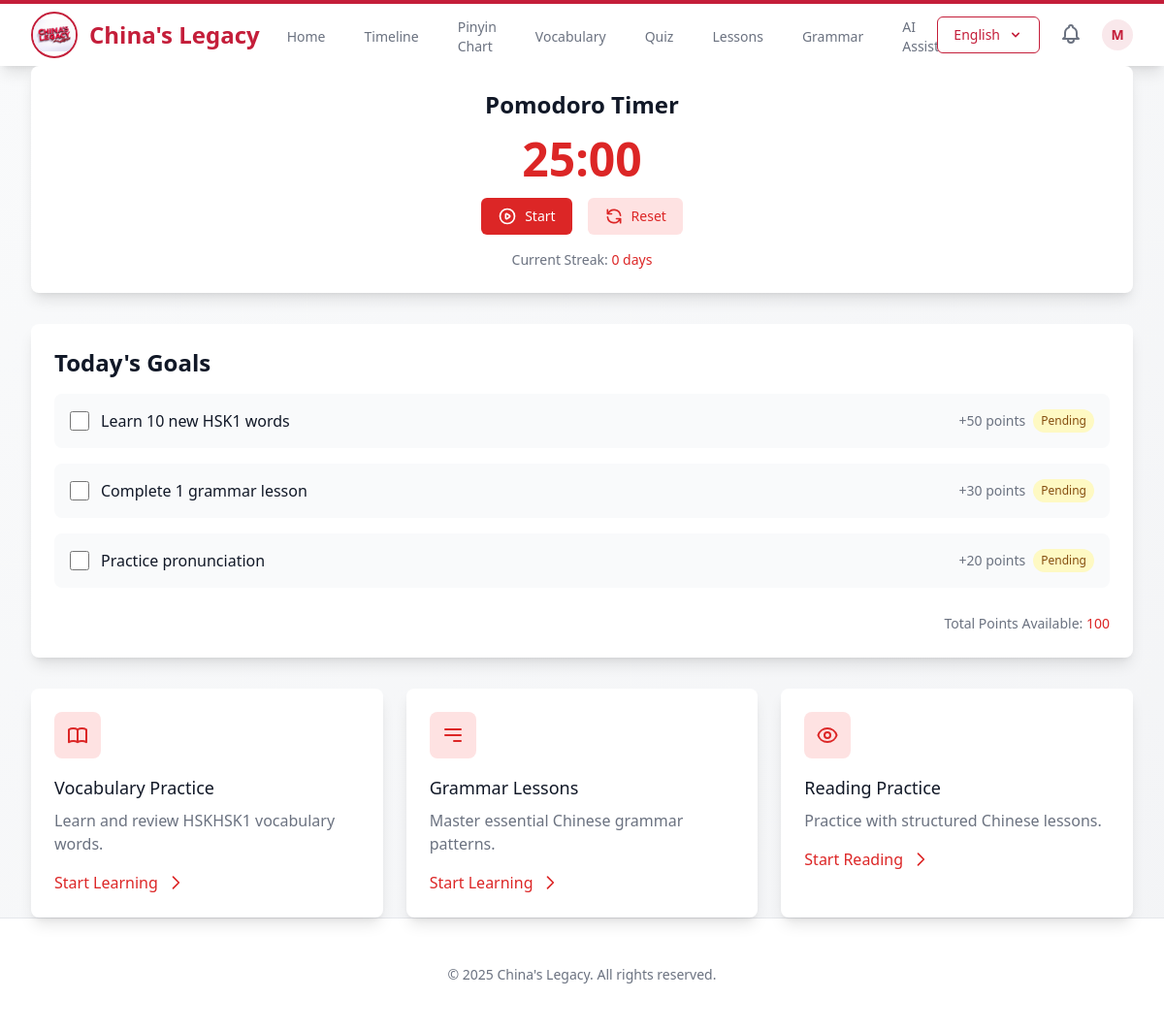
The app's page /tasks/ (signed in) with its own data.
### user_auth/models.py (models this page shows, shortened)
class CustomUser(AbstractUser):
    PROFICIENCY_LEVELS = [
        ('HSK1', 'HSK Level 1'),
        ('HSK2', 'HSK Level 2'),
        ('HSK3', 'HSK Level 3'),
        ('HSK4', 'HSK Level 4'),
        ('HSK5', 'HSK Level 5'),
        ('HSK6', 'HSK Level 6'),
    ]
    full_name = models.CharField(max_length=255, blank=True)
    age = models.IntegerField(validators=[MinValueValidator(5), MaxValueValidator(120)], null=True, blank=True)
    institute = models.CharField(max_length=255, blank=True)
    nationality = models.CharField(max_length=100, blank=True)
    batch = models.CharField(max_length=50, blank=True, help_text='e.g., 2020-2024')
    student_id = models.CharField(max_length=50, blank=True, unique=True, null=True)
    university_field = models.CharField(max_length=100, blank=True, help_text='e.g., Computer Science, Business, etc.')
    phone = models.CharField(max_length=20, blank=True)
    profile_picture = models.ImageField(upload_to='profile_pictures/', null=True, blank=True)
    bio = models.TextField(max_length=500, blank=True)
    current_hsk_level = models.CharField(max_length=4, choices=PROFICIENCY_LEVELS, default='HSK1')
    learning_streak = models.IntegerField(default=0)
    last_activity_date = models.DateField(null=True, blank=True)
    points = models.IntegerField(default=0)
    completed_lessons = models.IntegerField(default=0)
    class Meta:
        verbose_name = 'User'
        verbose_name_plural = 'Users'

### main_core/views.py (the view)
# urls.py: path('tasks/', views.tasks_home, name='tasks_home'),
@login_required
def tasks_home(request):
    return render(request, 'main_core/tasks_home.html')

### templates/main_core/tasks_home.html (shortened to what this page needs)
{% extends 'base.html' %}
{% block content %}
<div class="max-w-7xl mx-auto px-4 sm:px-6 lg:px-8">
    <div class="bg-white rounded-lg shadow-lg p-6 mb-8">
        <div class="text-center">
            <h2 class="text-2xl font-bold text-gray-900">Pomodoro Timer</h2>
            <div class="mt-4 text-5xl font-bold text-red-600" id="timer">25:00</div>
            <div class="mt-4 flex justify-center space-x-4">
                <button id="startTimer" class="inline-flex items-center px-4 py-2 border border-transparent text-sm font-medium rounded-md text-white bg-red-600 hover:bg-red-700">
                    Start
                </button>
                <button id="resetTimer" class="inline-flex items-center px-4 py-2 border border-transparent text-sm font-medium rounded-md text-red-600 bg-red-100 hover:bg-red-200">
                    <svg class="h-5 w-5 mr-2" fill="none" stroke="currentColor" viewBox="0 0 24 24">
                        <path stroke-linecap="round" stroke-linejoin="round" stroke-width="2" d="M4 4v5h.582m15.356 2A8.001 8.001 0 004.582 9m0 0H9m11 11v-5h-.581m0 0a8.003 8.003 0 01-15.357-2m15.357 2H15"/>
                    </svg>
                    Reset
                </button>
            </div>
            <div class="mt-4 text-sm text-gray-500">
                Current Streak: <span class="font-medium text-red-600">{{ user.learning_streak }} days</span>
            </div>
        </div>
    </div>
    <div class="bg-white rounded-lg shadow-lg p-6 mb-8">
        <h2 class="text-2xl font-bold text-gray-900 mb-4">Today's Goals</h2>
        <div class="space-y-4">
            <div class="flex items-center justify-between p-4 bg-gray-50 rounded-lg">
                <div class="flex items-center">
                    <input type="checkbox" id="goal1" class="h-5 w-5 text-red-600 rounded border-gray-300 focus:ring-red-500">
                    <label for="goal1" class="ml-3 text-gray-900">Learn 10 new {{ user.current_hsk_level }} words</label>
                </div>
                <div class="flex items-center">
                    <span class="text-sm text-gray-500 mr-2">+50 points</span>
                    <span class="px-2 py-1 text-xs font-medium rounded-full bg-yellow-100 text-yellow-800">Pending</span>
                </div>
            </div>
            <div class="flex items-center justify-between p-4 bg-gray-50 rounded-lg">
                <div class="flex items-center">
                    <input type="checkbox" id="goal2" class="h-5 w-5 text-red-600 rounded border-gray-300 focus:ring-red-500">
                    <label for="goal2" class="ml-3 text-gray-900">Complete 1 grammar lesson</label>
                </div>
                <div class="flex items-center">
                    <span class="text-sm text-gray-500 mr-2">+30 points</span>
                    <span class="px-2 py-1 text-xs font-medium rounded-full bg-yellow-100 text-yellow-800">Pending</span>
                </div>
            </div>
            <div class="flex items-center justify-between p-4 bg-gray-50 rounded-lg">
                <div class="flex items-center">
                    <input type="checkbox" id="goal3" class="h-5 w-5 text-red-600 rounded border-gray-300 focus:ring-red-500">
                    <label for="goal3" class="ml-3 text-gray-900">Practice pronunciation</label>
                </div>
                <div class="flex items-center">
                    <span class="text-sm text-gray-500 mr-2">+20 points</span>
                    <span class="px-2 py-1 text-xs font-medium rounded-full bg-yellow-100 text-yellow-800">Pending</span>
                </div>
            </div>
        </div>
        <div class="mt-6 text-right">
            <span class="text-sm text-gray-500">Total Points Available: <span class="font-medium text-red-600">100</span></span>
        </div>
    </div>
    <div class="grid grid-cols-1 gap-6 sm:grid-cols-2 lg:grid-cols-3">
        <div class="bg-white overflow-hidden shadow-lg rounded-lg hover:shadow-xl transition-shadow duration-300">
            <div class="p-6">
                <div class="flex items-center justify-center w-12 h-12 bg-red-100 rounded-lg mb-4">
                </div>
                <h3 class="text-lg font-medium text-gray-900 mb-2">Vocabulary Practice</h3>
                <p class="text-gray-500 mb-4">Learn and review HSK{{ user.current_hsk_level }} vocabulary words.</p>
                <a href="{% url 'mandarin_vocab:vocab_home' %}" class="inline-flex items-center text-red-600 hover:text-red-700">
                    Start Learning
                    <svg class="ml-2 h-5 w-5" fill="none" stroke="currentColor" viewBox="0 0 24 24">
                        <path stroke-linecap="round" stroke-linejoin="round" stroke-width="2" d="M9 5l7 7-7 7"/>
                    </svg>
                </a>
            </div>
        </div>
        <div class="bg-white overflow-hidden shadow-lg rounded-lg hover:shadow-xl transition-shadow duration-300">
            <div class="p-6">
                <div class="flex items-center justify-center w-12 h-12 bg-red-100 rounded-lg mb-4">
                    <svg class="h-6 w-6 text-red-600" fill="none" stroke="currentColor" viewBox="0 0 24 24">
                        <path stroke-linecap="round" stroke-linejoin="round" stroke-width="2" d="M4 6h16M4 12h16m-7 6h7"/>
                    </svg>
                </div>
                <h3 class="text-lg font-medium text-gray-900 mb-2">Grammar Lessons</h3>
                <p class="text-gray-500 mb-4">Master essential Chinese grammar patterns.</p>
                <a href="{% url 'main_core:grammar_home' %}" class="inline-flex items-center text-red-600 hover:text-red-700">
                    Start Learning
                    <svg class="ml-2 h-5 w-5" fill="none" stroke="currentColor" viewBox="0 0 24 24">
                        <path stroke-linecap="round" stroke-linejoin="round" stroke-width="2" d="M9 5l7 7-7 7"/>
                    </svg>
                </a>
            </div>
        </div>
        <div class="bg-white overflow-hidden shadow-lg rounded-lg hover:shadow-xl transition-shadow duration-300">
            <div class="p-6">
                <div class="flex items-center justify-center w-12 h-12 bg-red-100 rounded-lg mb-4">
                </div>
                <h3 class="text-lg font-medium text-gray-900 mb-2">Reading Practice</h3>
                <p class="text-gray-500 mb-4">Practice with structured Chinese lessons.</p>
                <a href="{% url 'main_core:lessons_home' %}" class="inline-flex items-center text-red-600 hover:text-red-700">
                    Start Reading
                    <svg class="ml-2 h-5 w-5" fill="none" stroke="currentColor" viewBox="0 0 24 24">
                        <path stroke-linecap="round" stroke-linejoin="round" stroke-width="2" d="M9 5l7 7-7 7"/>
                    </svg>
                </a>
            </div>
        </div>
    </div>
</div>
{% endblock %}

### templates/base.html (shortened to what this page needs)
{% load static %}
{% load translation_tags %}
<!DOCTYPE html>
<html lang="{{ LANGUAGE|default:'en' }}">
<head>
    <script src="https://cdn.tailwindcss.com"></script>
</head>
<body class="bg-gradient-to-br from-gray-50 to-gray-100 min-h-screen">
    <nav class="bg-white shadow-lg border-t-4 border-chinese-red" x-data="{ mobileMenuOpen: false }">
        <div class="max-w-7xl mx-auto px-4 sm:px-6 lg:px-8">
            <div class="flex justify-between h-16">
                <div class="flex">
                    <div class="flex-shrink-0 flex items-center">
                        <a href="{% url 'main_core:home' %}" class="flex items-center space-x-3 hover:opacity-90 transition-opacity">
                            <img src="{% static 'images/logo.jpg' %}" alt="China's Legacy Logo" class="h-12 w-12 object-contain rounded-full border-2 border-chinese-red">
                            <span class="text-2xl font-bold text-chinese-red">China's Legacy</span>
                        </a>
                    </div>
                    <div class="hidden sm:ml-6 sm:flex sm:space-x-8">
                        <a href="{% url 'main_core:home' %}"
                           class="nav-link {% if request.resolver_match.url_name == 'home' %}active text-chinese-ink{% else %}text-gray-500 hover:text-chinese-ink{% endif %} inline-flex items-center px-1 pt-1 text-sm font-medium">
                            {% trans 'home' %}
                        </a>
                        <a href="{% url 'main_core:timeline_home' %}"
                           class="nav-link {% if request.resolver_match.url_name == 'timeline_home' %}active text-chinese-ink{% else %}text-gray-500 hover:text-chinese-ink{% endif %} inline-flex items-center px-1 pt-1 text-sm font-medium">
                            {% trans 'timeline' %}
                        </a>
                        <a href="{% url 'main_core:home' %}#pinyin-chart"
                           class="nav-link text-gray-500 hover:text-chinese-ink inline-flex items-center px-1 pt-1 text-sm font-medium scroll-smooth">
                            Pinyin Chart
                        </a>
                        <a href="{% url 'mandarin_vocab:vocab_home' %}"
                           class="nav-link {% if request.resolver_match.app_name == 'mandarin_vocab' %}active text-chinese-ink{% else %}text-gray-500 hover:text-chinese-ink{% endif %} inline-flex items-center px-1 pt-1 text-sm font-medium">
                            {% trans 'vocabulary' %}
                        </a>
                        <a href="{% url 'main_core:quiz_home' %}"
                           class="nav-link {% if request.resolver_match.url_name == 'quiz_home' %}active text-chinese-ink{% else %}text-gray-500 hover:text-chinese-ink{% endif %} inline-flex items-center px-1 pt-1 text-sm font-medium">
                            {% trans 'quiz' %}
                        </a>
                        <a href="{% url 'main_core:lessons_home' %}"
                           class="nav-link {% if request.resolver_match.url_name == 'lessons_home' %}active text-chinese-ink{% else %}text-gray-500 hover:text-chinese-ink{% endif %} inline-flex items-center px-1 pt-1 text-sm font-medium">
                            {% trans 'lessons' %}
                        </a>
                        <a href="{% url 'main_core:grammar_home' %}"
                           class="nav-link {% if request.resolver_match.url_name == 'grammar_home' %}active text-chinese-ink{% else %}text-gray-500 hover:text-chinese-ink{% endif %} inline-flex items-center px-1 pt-1 text-sm font-medium">
                            {% trans 'grammar' %}
                        </a>
                        {% if user.is_authenticated %}
                        <a href="{% url 'main_core:ai_assistant' %}"
                           class="nav-link {% if request.resolver_match.url_name == 'ai_assistant' %}active text-chinese-ink{% else %}text-gray-500 hover:text-chinese-ink{% endif %} inline-flex items-center px-1 pt-1 text-sm font-medium">
                            {% trans 'ai_assistant' %}
                        </a>
                        {% endif %}
                    </div>
                </div>
                <div class="hidden sm:ml-6 sm:flex sm:items-center space-x-4">
                    <div class="relative" x-data="{ open: false }">
                        <button @click="open = !open"
                                @click.away="open = false"
                                class="language-toggle inline-flex items-center px-4 py-2 border border-chinese-red text-sm font-medium rounded-md text-chinese-red bg-white hover:text-chinese-ink hover:border-chinese-gold focus:outline-none focus:ring-2 focus:ring-offset-2 focus:ring-chinese-red">
                            <span class="mr-2">{% get_current_language %}</span>
                        </button>
                    </div>
                    {% if user.is_authenticated %}
                    <div class="relative"
                         x-data="{
                             open: false,
                             initialCount: {% with total_count=friend_requests|length|add:message_notifications|length %}{% if total_count > 0 %}{{ total_count }}{% else %}0{% endif %}{% endwith %},
                             count: {% with total_count=friend_requests|length|add:message_notifications|length %}{% if total_count > 0 %}{{ total_count }}{% else %}0{% endif %}{% endwith %},
                             updateCount() {
                                 const newCount = document.querySelectorAll('.notification-item:not(.read)').length;
                                 this.count = newCount > 0 ? newCount : 0;
                             }
                         }"
                         @click.away="open = false">
                        <button @click="open = !open"
                                type="button"
                                class="p-1 rounded-full text-gray-500 hover:text-gray-700 focus:outline-none focus:ring-2 focus:ring-offset-2 focus:ring-chinese-red relative transition-colors duration-150">
                        </button>
                    </div>
                    <div class="relative" x-data="{ open: false }" @click.away="open = false">
                        <button @click="open = !open"
                                type="button"
                                class="bg-white rounded-full flex text-sm focus:outline-none focus:ring-2 focus:ring-offset-2 focus:ring-chinese-red transition-all duration-150 hover:shadow-md"
                                id="user-menu-button"
                                aria-expanded="false"
                                aria-haspopup="true">
                            <div class="h-8 w-8 rounded-full bg-chinese-red bg-opacity-10 flex items-center justify-center text-chinese-red font-semibold">
                                {{ user.username|make_list|first|upper }}
                            </div>
                        </button>
                    </div>
                    {% endif %}
                </div>
            </div>
        </div>
    </nav>
    <main>
        {% block content %}{% endblock %}
    </main>
    <footer class="bg-white border-t border-gray-200 mt-auto">
        <div class="max-w-7xl mx-auto py-12 px-4 sm:px-6 lg:px-8">
            <div class="text-center text-gray-500 text-sm">
                <p>&copy; {% now "Y" %} China's Legacy. All rights reserved.</p>
            </div>
        </div>
    </footer>
</body>
</html>

### records on screen
CustomUser: username|make_list "M", learning_streak "0", current_hsk_level "HSK1"
